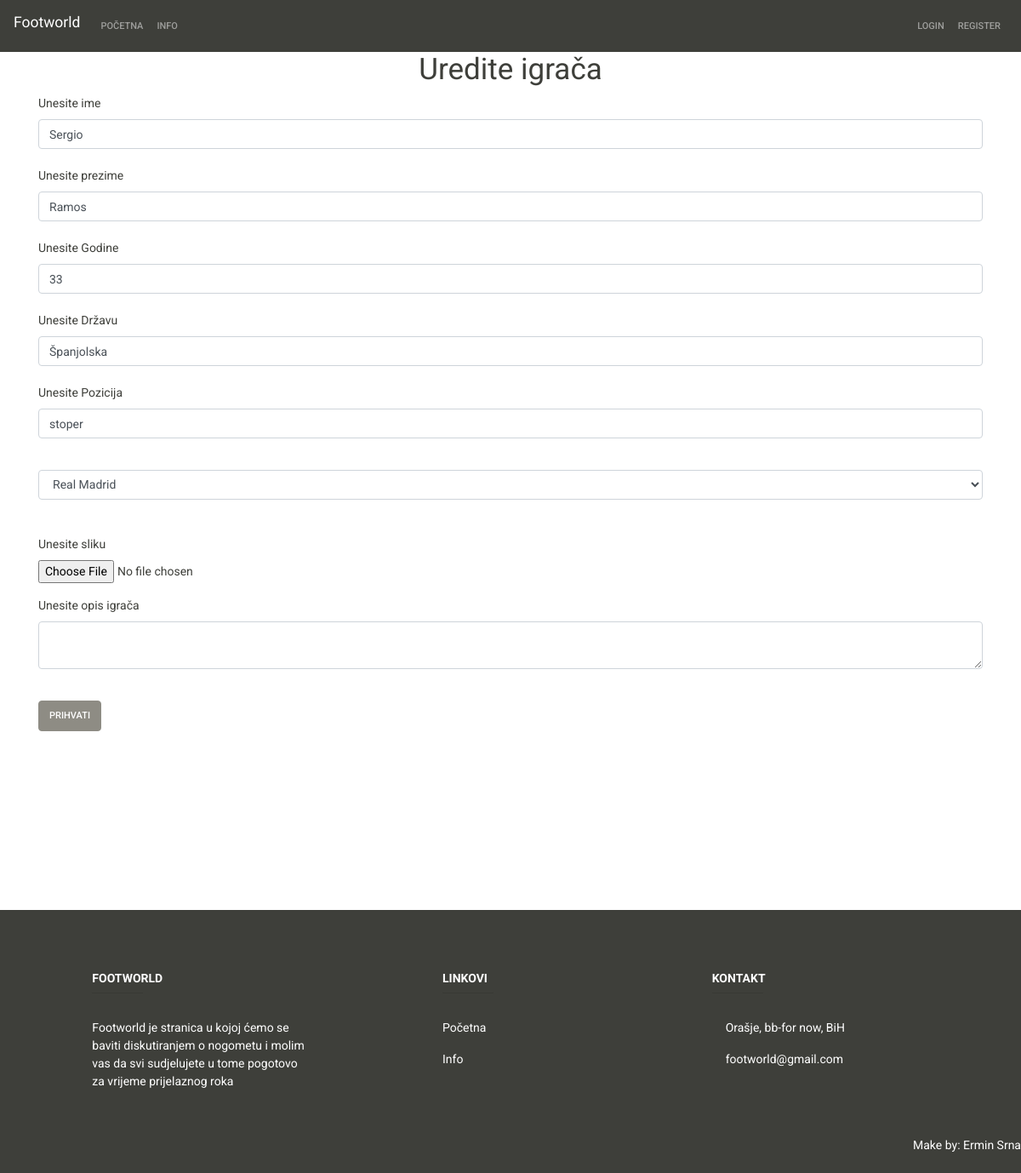
Page /moderator/edit_player/1 on the committed database.
### application/controllers/Moderator.php (called while the page is built, shortened)
<?php
Class Moderator extends CI_Controller
{
    public function edit_player($id)
    {
        $data['idd']=$id;
        $data['igrac'] = $this->Klub_model->get_player_by_id($id);
        $data['klub']=$this->Klub_model->get_all_clubs();
        $this->load->view('templates/header');
        $this->load->view('moderator/edit_player',$data);
        $this->load->view('templates/footer');
    }
}

### index.php (called while the page is built, shortened)
<?php
require_once BASEPATH.'core/CodeIgniter.php';

### application/models/Klub_model.php (called while the page is built, shortened)
<?php
class Klub_model extends CI_Model
{
    public function get_all_clubs()
    {
        $query = $this->db->get('klub');
        return $query->result_array();
    }
    public function get_player_by_id($id)
    {
        $query = $this->db->get_where('igrač',array('id_igrac' =>$id));
        return $query->row();
    }
}

### application/views/moderator/edit_player.php (the view, shortened to what this page needs)
<h1 align="center">Uredite igrača</h1>
<?php echo form_open('moderator/update_player/'.$idd); ?>
    <div class="form-group">
        <label>Unesite ime</label>
            <input type="text" class="form-control" name="ime" value="<?php echo $igrac->ime; ?>" placeholder="Ime"><br>
        <label>Unesite prezime</label>
            <input type="text" class="form-control" name="prezime" value="<?php echo $igrac->prezime; ?>" placeholder="Prezime"><br>
        <label>Unesite Godine</label>
            <input type="text" class="form-control" name="godina" value="<?php echo $igrac->godina; ?>" placeholder="Godine"><br>
        <label>Unesite Državu</label>
            <input type="text" class="form-control" name="država" value="<?php echo $igrac->država; ?>" placeholder="Država"><br>
        <label>Unesite Pozicija</label>
            <input type="text" class="form-control" name="pozicija" value="<?php echo $igrac->pozicija; ?>" placeholder="Pozicija"><br>
    </div>
    <select name="klub" class="form-control">
        <?php foreach($klub as $k) : ?>
            <option value="<?php echo $k['id_klub']; ?>"><?php echo $k['naziv']; ?></option>
        <?php endforeach; ?>
    </select><br><br>
    <div class="form-group">
        <label>Unesite sliku</label><br>
            <input type="file" name="slika" accept="image/*"><br>
    </div>
    <div class="form-group">
        <label>Unesite opis igrača</label>
            <textarea class="form-control" id="editor1"  name="opis" <?php echo $igrac->opis; ?>></textarea><br>
    </div>
    <button type="submit" class="btn btn-secondary">Prihvati</button>
</form>

### rows in the picture
igrač: ime "Sergio", prezime "Ramos", godina "33", država "Španjolska", pozicija "stoper"

### other values in the picture
form field klub "Real Madrid"
